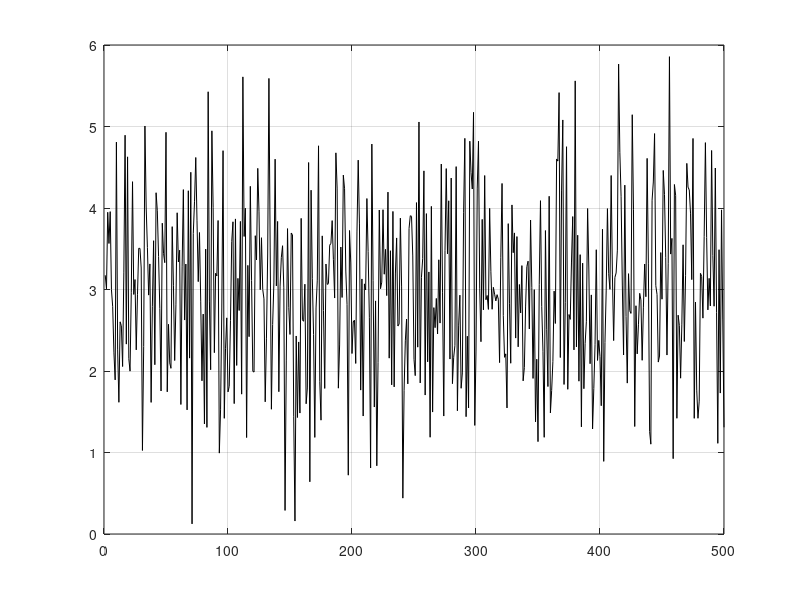

Recreate this plot in MATLAB.
%%Name Surname: Serkan Burak Örs
%Istanbul Technical University
%Aeronautics and Astronautics Faculty - Astronautical Engineering
%E-mail: orss19@itu.edu.tr
%BIL 113E - Summer 2020 - CRN:30156
%Instructor: Dr. Mustafa Resa Becan
%Week 3 - Date: 27/08/2020
% randn(n) command is used for Gaussian distribution. This command
%  creates n*n matrix its mean value=0 and standart deviation=1.
% Ex: Create a x vector which has 500 gaussian random number, mean value is m and std. deviation is s.
%%
m=3; s=1;
x=m+s*randn(1,500);
plot(x,'k')
grid on;
